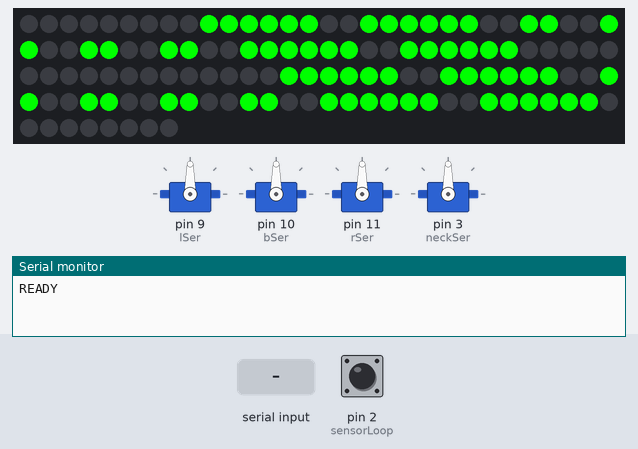
Bench run of a program on a simulated Arduino Uno, built with avr-gcc and run on an emulated ATmega328P. Parts: 128 RGB LEDs in strip order, left to right, continuing on the next row, 4 × servo, the last lines printed to the serial monitor. The inputs (shaded band) are chosen by the test bench; at power-on: pin 2 (sensorLoop) LOW. Random numbers use the default seed unless the program sets one; the audio player accepts every command and is not drawn.

Above: at 2.7 s.
2.8 s: pin 2 (sensorLoop) driven HIGH
At 5.46 s:
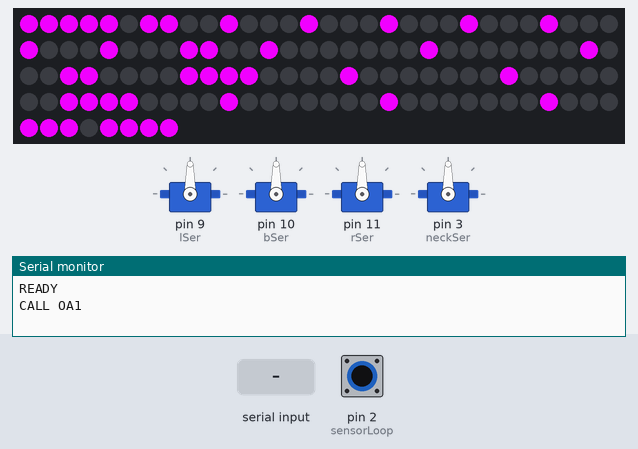
5.8 s: "WIN\n" received over Serial
At 5.98 s:
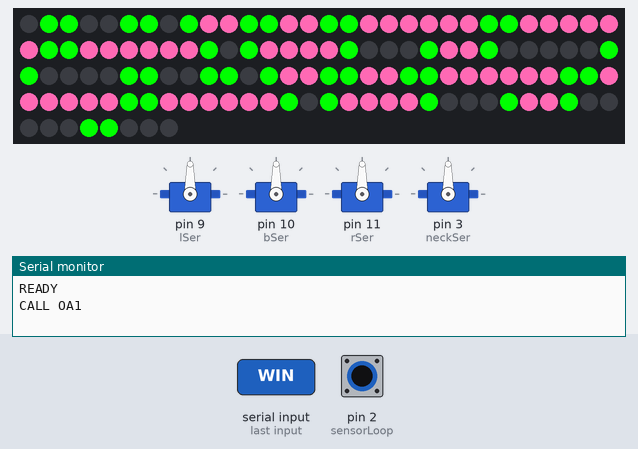
8.5 s: "LOSE\n" received over Serial
At 8.83 s:
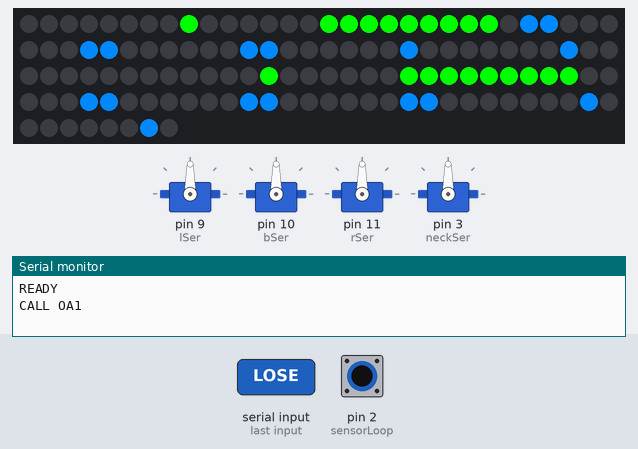
Timing chart, 0 to 11.5 s (numbered marks = the images above; inputs shaded):
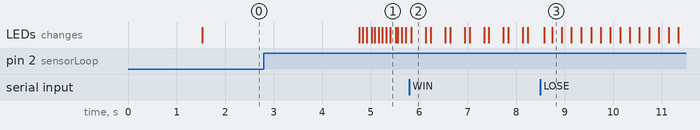

The program:

main.cpp
```cpp
#include <Arduino.h>
#include <avr/wdt.h>
#include <Adafruit_NeoPixel.h>
#include <Servo.h>
#include <SoftwareSerial.h>
#include <DFRobotDFPlayerMini.h>
const bool DEBUG = false;
#include <StateQueue.h>
#include <State.h>
Adafruit_NeoPixel eyes(128, 5, NEO_GRB + NEO_KHZ800);
#include <Eyes.h>
Servo lSer;
Servo bSer;
Servo rSer;
Servo neckSer;
#include <Head.h>
SoftwareSerial softSerial(7, 8);
DFRobotDFPlayerMini dfPlayer;
bool audioConnected = false;
#include <Audio.h>
#include <Sensor.h>

const unsigned int S = 10;
static uint8_t State = IDLE;
static uint8_t SelectedActuator = 0;

void setup() {
    Serial.begin(9600);
    pinMode(2, INPUT);
    eyes.begin();
    draw(CLOSED);
    eyes.show();
    lSer.attach(9);
    bSer.attach(10);
    rSer.attach(11);
    neckSer.attach(3);
    resetHead();

    delay(1000);
    if (!connectAudio()) State = ERROR;

    Serial.println(F("READY"));
    wdt_enable(WDTO_2S);
}

unsigned long lastInteractionTime = 0;

void loop() {
    delay(1);
    unsigned long currentMillis = millis();

    if (DEBUG && currentMillis % 1000 == 0) {
        Serial.print("State: ");
        Serial.println(State);
    }

    if (Serial.available() > 0) {
        stateQueue.clear();
        String command = Serial.readStringUntil('\n');
        if (DEBUG) {
            Serial.print("Command: ");
            Serial.println(command);
        }
        if (command.startsWith("FOUND")) {
            int firstSpace = command.indexOf(' ');
            int secondSpace = command.indexOf(' ', firstSpace + 1);
            int people = 0, angle = 0;
            if (firstSpace != -1 && secondSpace != -1) {
                people = command.substring(firstSpace + 1, secondSpace).toInt();
                angle = command.substring(secondSpace + 1).toInt();
                neckSer.write(angle);
            }
            if (DEBUG) {
                Serial.print("FOUND people: ");
                Serial.print(people);
                Serial.print(", angle: ");
                Serial.println(angle);
            }
            State = CURIOUS;
        }
        else if (command == "WIN" && (SelectedActuator == 1 || SelectedActuator == 2)) {
            if (SelectedActuator == 1) State = OA1WIN;
            else if (SelectedActuator == 2) State = OA2WIN;
            scheduleState(LOVE, 5000);
        }
        else if (command == "LOSE" && (SelectedActuator == 1 || SelectedActuator == 2)) {
            if (SelectedActuator == 1) State = OA1LOSE;
            else if (SelectedActuator == 2) State = OA2LOSE;
            scheduleState(random(0, 2) == 0 ? SAD : ANGRY, 5000);
        }
        else if (command == "TIE" && (SelectedActuator == 1 || SelectedActuator == 2)) {
            if (SelectedActuator == 1) State = OA1TIE;
            else if (SelectedActuator == 2) State = OA2TIE;
            scheduleState(SILLY, 8000);
        }
        else if (command == "INVALID" && (SelectedActuator == 1 || SelectedActuator == 2)) {
            State = INVALID;
            scheduleState(SILLY, 8000);
        }
        else if (command.startsWith("OA2")) {
            int toPlay = command.substring(3).toInt() + 30;
            if (DEBUG) {
                Serial.print("toPlay: ");
                Serial.println(toPlay);
            }
            if (toPlay > 0 && audioConnected && dfPlayer.readCurrentFileNumber() != toPlay) {
                if (DEBUG) Serial.println("Playing audio...");
                dfPlayer.playMp3Folder(toPlay);
            }
        }
        lastInteractionTime = currentMillis;
        if (!audioConnected) connectAudio();
    }

    if (sensorLoop(&State, currentMillis, &SelectedActuator)) {
        if (State == GAMESTART) lastInteractionTime = currentMillis;
    }
    eyeLoop(State, currentMillis, S);
    servoLoop(State, currentMillis, S);
    if (audioConnected) audioLoop(State, currentMillis);

    while (stateQueue.count() > 0 && currentMillis >= stateQueue.peek().time) {
        State = stateQueue.pop().state;
        lastInteractionTime = currentMillis;
        if (DEBUG) {
            Serial.print("Transitioned to scheduled state: ");
            Serial.println(State);
        }
    }
    if (currentMillis - lastInteractionTime > 30000) {
        State = IDLE;
        lastInteractionTime = currentMillis;
        SelectedActuator = 0;
        Serial.println(F("START MOVE"));
    }
    wdt_reset();
}
```

Audio.h
```cpp
bool connectAudio() {
    softSerial.begin(9600);
    if (dfPlayer.begin(softSerial, true, true)) {
        dfPlayer.volume(30);
        audioConnected = true;
        return true;
    }
    audioConnected = false;
    return false;
}

uint8_t lastAudioState = 0;

void audioLoop(uint8_t state, unsigned long currentMillis) {
    if (DEBUG && currentMillis % 1000 == 900) Serial.println("audio");
    if (lastAudioState != state) {
        lastAudioState = state;

        int toPlay = 0;

        switch (state) {
            case IDLE:
                toPlay = 1;
                break;
            case LOVE:
                toPlay = 2;
                break;
            case HAPPY:
                toPlay = 3;
                break;
            case SILLY:
                toPlay = 4;
                break;
            case ANGRY:
                toPlay = 5;
                break;
            case SAD:
                toPlay = random(0, 3) == 0 ? 11 : 6;
                break;
            case GAMESTART:
                toPlay = 7;
                break;
            case CURIOUS:
                toPlay = 10;
                break;
            case OA1START:
                toPlay = 20;
                break;
            case OA2START:
                toPlay = 30;
                break;
            case OA1WIN:
            case OA2WIN:
                toPlay = random(0, 2) == 0 ? 23 : 24;
                break;
            case OA1LOSE:
            case OA2LOSE:
                toPlay = random(0, 2) == 0 ? 21 : 22;
                break;
            case OA1TIE:
            case OA2TIE:
                toPlay = 25;
                break;
            case INVALID:
                toPlay = 33;
                break;
            default:
                break;
        }

        if (DEBUG) {
            Serial.print("toPlay: ");
            Serial.println(toPlay);
        }
        if (toPlay > 0 && dfPlayer.readCurrentFileNumber() != toPlay) {
            if (DEBUG) Serial.println("Playing audio...");
            dfPlayer.playMp3Folder(toPlay);
        }
    }
}
```

Eyes.h
```cpp
//https://xantorohara.github.io/led-matrix-editor/
const uint64_t CORNERS = 0x0042000000004200;
const uint64_t HEART_OUT = 0x1824428181819966;
const uint64_t HEART_IN = 0x00183c7e7e7e6600;
const uint64_t CRY = 0x0000000000ff8100;
const uint64_t MEAN = 0x007e3e1e0e060200;
const uint64_t MEAN_BROW = 0x0080402010080402;
const uint64_t SMILE = 0x0042424242423c00;
const uint64_t CLOSED = 0x0000003c00000000;
const uint64_t EXCLAMATION = 0x1818001818181818;
const uint64_t NUM_ONE = 0x3c10101010141810;
const uint64_t NUM_TWO = 0x3c04081020202418;
const uint64_t BLINK[] = {
	0x007e7e66667e7e00,
	0x00007e667e7e0000,
	0x0000007e7e000000,
	0x0000007e00000000,
	0x00007e667e000000
};
const uint64_t TEARS[] = {
	0x0020202060000000,
	0x2020206060000000,
	0x2060606060000000,
	0x4060606060000000,
	0x4040606060000000,
	0x0040606060000000,
	0x4040406060000000,
	0x0000406060000000
};
const uint64_t LOOK[] = {
	0x007e7e66667e7e00,
	0x007e7e4e4e7e7e00,
	0x007e7e66667e7e00,
	0x007e7e72727e7e00
};
const uint64_t CIRCLE[] = {
	0x007e7e7e72727e00,
	0x007e7e7e66667e00,
	0x007e7e7e4e4e7e00,
	0x007e7e4e4e7e7e00,
	0x007e4e4e7e7e7e00,
	0x007e66667e7e7e00,
	0x007e72727e7e7e00,
	0x007e7e72727e7e00
};
const uint64_t LETS_GO[] = {
	0x0000000000000000,
	0x8080808080808080,
	0xc040404040404040,
	0xe020202020202020,
	0xf010101010101010,
	0x7808080808080808,
	0xbc84848484848484,
	0xde424242c24242c2,
	0xef212121e12121e1,
	0xf7101010f01010f0,
	0x7b08080878080878,
	0x3d0404043c0404bc,
	0x1e0202021e0202de,
	0x8f8181818f8181ef,
	0x47404040474040f7,
	0x23202020232020fb,
	0x111010101110107d,
	0x88080888888888be,
	0xc40404c4444444df,
	0xe20202e2222222ef,
	0xf18181f1111111f7,
	0x784040780808087b,
	0x3c20203c0404043d,
	0x1e10101e0202021e,
	0x8f88888f8181818f,
	0xc7444447c04040c7,
	0xe3222223e02020e3,
	0xf1919191f01090f1,
	0x7848484878084878,
	0xbca4a4a4bc84a4bc,
	0xde5252525e4252de,
	0xef2929292f2129ef,
	0xf7949494979094f7,
	0x7b4a4a4a4b484a7b,
	0xbd25a5a5a5a4a5bd,
	0x5e1252525252525e,
	0x2f0929292929292f,
	0x1704141414141417,
	0x0b020a0a0a0a0a0b,
	0x0501050505050505,
	0x0200020202020202,
	0x0100010101010101
};

void drawLetsGo(unsigned long framenr) {
	for (int i = 0; i < 64; i++) {
		if ((LETS_GO[framenr % 42] >> i) & 1)
			eyes.setPixelColor(i + 64, 0xf000ff);
		if ((LETS_GO[(framenr + 9) % 42] >> i) & 1)
			eyes.setPixelColor(i, 0xf000ff);
	}
}

void draw(const uint64_t frame, bool mirror = false, uint32_t color = 0x00ff00) {
	for (int i = 0; i < 64; i++) {
		if ((frame >> i) & 1) {
			eyes.setPixelColor(i + 64, color);
			eyes.setPixelColor((mirror ? (7 - (i % 8)) + (i / 8) * 8 : i), color);
		}
	}
}

unsigned long frame = 0;
unsigned long lastEyeMillis = 0;
unsigned long eIV = 50;
int blinkFrame = -1;

void blinkWithProb(int prob) {
	if (random(0, prob) == 0) {
		blinkFrame = 0;
		eIV = 5;
	}
}

void eyeLoop(uint8_t state, unsigned long currentMillis, unsigned int speed) {
    if (DEBUG && currentMillis % 1000 == 700) Serial.println("eyes");
	if (currentMillis - lastEyeMillis >= eIV * speed) {
		lastEyeMillis = currentMillis;

		eyes.clear();

		if (blinkFrame >= 0 && blinkFrame < 5) {
			draw(BLINK[blinkFrame]);
			eIV = (blinkFrame == 3) ? 20 : 7;
			blinkFrame++;
			if (blinkFrame >= 5) blinkFrame = -1;
		}
		else switch (state) {
			case IDLE:
				if (frame % 2 == 0) {
					draw(LOOK[0]);
					eIV = 40 + pow(random(0, 1000), 0.5) * 10;
				} else {
					draw(CIRCLE[random(0, 8)]);
					eIV = 20 + pow(random(0, 100), 2) / 80;
				}
				blinkWithProb(16);
				break;
			case CURIOUS:
				draw(LOOK[frame % 4]);
				eIV = 50;
				blinkWithProb(10);
				break;
			case LOVE:
			case OA1WIN:
			case OA2WIN:
				draw(HEART_OUT);
				if (frame % 2 == 0) draw(HEART_IN, false, 0xff69b4);
				eIV = frame % 2 == 0 ? 30 : 10;
				break;
			case HAPPY:
			case OA1START:
			case OA2START:
				draw(SMILE);
				eIV = 100;
				blinkWithProb(10);
				break;
			case SILLY:
			case OA1TIE:
			case OA2TIE:
			case INVALID:
				draw(CIRCLE[frame % 8], true);
				eIV = 10;
				break;
			case ANGRY:
				draw(MEAN_BROW, true);
				draw(MEAN, true, 0xff0000);
				eIV = 100;
				break;
			case SAD:
			case OA1LOSE:
			case OA2LOSE:
				draw(CRY);
				draw(TEARS[frame % 8], true, 0x0088ff);
				eIV = 20;
				break;
			case SLEEP:
				draw(CLOSED);
				eIV = 100;
				break;
			case ERROR:
				if (frame % 2 == 0) draw(EXCLAMATION, true, 0xff0000);
				eIV = frame % 2 == 0 ? 30 : 10;
				break;
			case ONETAP:
				draw(NUM_ONE, false, 0x0000ff);
				eIV = 100;
				break;
			case TWOTAP:
				draw(NUM_TWO, false, 0x0000ff);
				eIV = 100;
				break;
			case GAMESTART:
				drawLetsGo(frame);
				eIV = 8;
				break;
			default:
				draw(CLOSED);
				eIV = 100;
				break;
		}
		eyes.show();
		frame++;
    }
}
```

Head.h
```cpp
const int ANGLE_MULTIPLIER = 12;

void write(Servo servo, unsigned int pos) {
    servo.write(min(pos, 10) * ANGLE_MULTIPLIER);
}
bool approach(Servo servo, unsigned int goal, unsigned int step = 2) {
    unsigned int current = servo.read();
    if (current == goal) return true;
    if (current < goal) {
        current += step;
        if (current > goal) current = goal;
    } else if (current > goal) {
        current -= step;
        if (current < goal) current = goal;
    }
    servo.write(current);
    return current == goal;
}
void resetNeck() {
    neckSer.write(90);
}
void resetHead(bool alsoResetNeck = true) {
    write(lSer, 0);
    write(bSer, 0);
    write(rSer, 0);
    if (alsoResetNeck) resetNeck();
}
bool rotateNeck(int pos, unsigned int step = 2) {
    return approach(neckSer, map(-pos, -10, 10, 30, 150), step / 2);
}
bool moveHead(unsigned int l, unsigned int f, unsigned int r, unsigned int step = 2) {
    bool leftReached = approach(lSer, min(l, 10) * ANGLE_MULTIPLIER, step);
    bool frontReached = approach(bSer, min(f, 10) * ANGLE_MULTIPLIER, step);
    bool rightReached = approach(rSer, min(r, 10) * ANGLE_MULTIPLIER, step);
    return leftReached && frontReached && rightReached;
}

unsigned long lastHeadMillis = 0;
unsigned int sIV = 8;
unsigned int iter = 0;
bool chill = false;

void servoLoop(uint8_t state, unsigned long currentMillis, unsigned int speed) {
    if (DEBUG && currentMillis % 1000 == 800) Serial.println("servos");
    if (currentMillis - lastHeadMillis >= sIV * speed) {
        lastHeadMillis = currentMillis;

        if (chill) {
            if (random(0, 8) == 0) chill = false;
            else return;
        }
        bool even = iter % 2 == 0;

        switch (state) {
            case CURIOUS:
                moveHead(2, 0, 2);
                if (rotateNeck(even ? -8 : 8)) chill = iter++ || true;
                sIV = 8;
                break;
            case LOVE:
                moveHead(0, 11, 0);
                rotateNeck(0);
                sIV = 8;
                break;
            case HAPPY:
                if (moveHead(even ? 3 : 0, 0, even ? 0 : 3, 8)) chill = iter++ || true;
                rotateNeck(even ? -2 : 2, 4);
                sIV = 8;
                break;
            case SILLY:
                if (moveHead((iter % 3 == 0) ? 3 : 0,
                    ((iter + 1) % 3 == 0) ? 3 : 0,
                    ((iter + 2) % 3 == 0) ? 3 : 0, 4)) chill = iter++ || true;
                rotateNeck(even ? -2 : 2, 4);
                sIV = 8;
                break;
            case ANGRY:
                if (moveHead((iter % 3 == 0) ? 5 : 1,
                    ((iter + 1) % 3 == 0) ? 5 : 1,
                    ((iter + 2) % 3 == 0) ? 5 : 1, 6)) chill = iter++ || true;
                rotateNeck(even ? -4 : 4, 6);
                sIV = 5;
                break;
            case SAD:
                if (rotateNeck(even ? -1 : 1, 2)) chill = iter++ || true;
                moveHead(9, 0, 11, 2);
                sIV = 8;
                break;
            case SLEEP:
            case IDLE:
                resetHead(true);
                sIV = 50;
                break;
            default:
                moveHead(0, 2, 0);
                rotateNeck(0);
                sIV = 50;
                break;
        }
    }
}
```

Sensor.h
```cpp
unsigned long lastTap;
unsigned long lastSensorLoop;
bool lastSensorState = LOW;
bool tapped = false;

bool sensorLoop(uint8_t* state, unsigned long currentMillis, uint8_t* selectedActuator) {
    if (DEBUG && currentMillis % 1000 == 600) Serial.println("sensors");
    if (*state >= 50 || currentMillis - lastSensorLoop < 20) return false;
    if ((*state == ONETAP || *state == TWOTAP) && currentMillis - lastTap > 1000) {
        *state = GAMESTART;

    }
    bool sensorState = digitalRead(2);
    if (*state != TWOTAP && sensorState == HIGH && lastSensorState == LOW) {
        if (currentMillis - lastTap < 50) return true;
        if (currentMillis - lastTap < 1000) { // double tap
            *state = TWOTAP;
            tapped = false;
            Serial.println("CALL OA2");
            scheduleState(OA2START, 5000);
            scheduleState(HAPPY, 12000);
            *selectedActuator = 2;
        }
        else {
            *state = ONETAP;
            tapped = true;
        }
        lastTap = currentMillis;
    }
    if (tapped && lastTap + 1000 < currentMillis) {
        tapped = false;
        Serial.println("CALL OA1");
        scheduleState(OA1START, 5000);
        scheduleState(HAPPY, 12000);
        *selectedActuator = 1;
    }
    lastSensorState = sensorState;
    lastSensorLoop = currentMillis;
    return sensorState == HIGH;
}
```

State.h
```cpp
enum State {
    ERROR = 0,
    SLEEP = 1,
    IDLE = 2,
    ONETAP = 3,
    TWOTAP = 4,
    CURIOUS = 10,
    LOVE = 20,
    HAPPY = 21,
    SILLY = 22,
    ANGRY = 30,
    SAD = 31,
    GAMESTART = 50,
    INVALID = 51,
    OA1START = 60,
    OA1WIN = 61,
    OA1LOSE = 62,
    OA1TIE = 63,
    OA2START = 80,
    OA2WIN = 81,
    OA2LOSE = 82,
    OA2TIE = 83,
};
```

Source omitted: StateQueue.h (2703 bytes)
